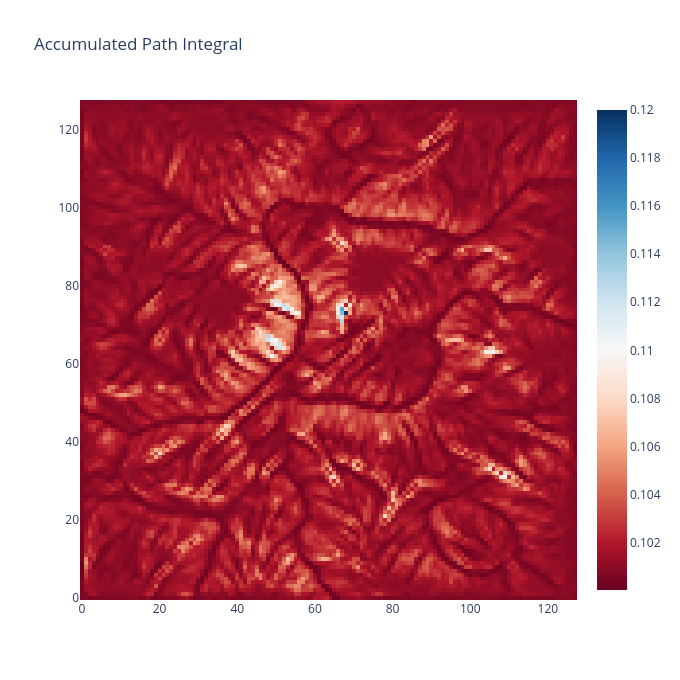

The cell this chart's notebook holds for it:
### Code cell
# plot accumulated path integral as heatmap for the example eroded heightmap:
gradient_field = torch.from_numpy(np.stack(np.gradient(eroded_height), axis=-1)).float()
distrib = precompute_distributions(-gradient_field, act="softmax", temperature=0.01)
grad_magnitudes = torch.norm(gradient_field, dim=-1)
acc_integral = accumulated_path_integrals(
    grad_magnitudes,
    distrib,
    steps=16,
    evaporate=0.01,
    max_erode_step=0.02,
    source_scale=0.1,
)
plot_acc_heatmap(acc_integral.cpu().numpy())
# print(calculate_Ediss(acc_integral, d=2.0 / height.shape[0]))
# print(calculate_PR(acc_integral, d=2.0 / height.shape[0], inverse=True, normalize=True))

### Figure 1 — Plotly figure (JSON) as saved in the notebook; plotly's stock layout.template omitted (floating-point values rounded to 4 significant figures; data arrays with more than 128 entries replaced by an {"elided": "..."} marker saying what was removed)
{"data": [{"colorscale": [[0, "rgb(103,0,31)"], [0.1, "rgb(178,24,43)"], [0.2, "rgb(214,96,77)"], [0.3, "rgb(244,165,130)"], [0.4, "rgb(253,219,199)"], [0.5, "rgb(247,247,247)"], [0.6, "rgb(209,229,240)"], [0.7, "rgb(146,197,222)"], [0.8, "rgb(67,147,195)"], [0.9, "rgb(33,102,172)"], [1, "rgb(5,48,97)"]], "type": "heatmap", "z": {"elided": "128x128 float values"}}], "layout": {"height": 680, "title": {"text": "Accumulated Path Integral"}, "width": 680}}
